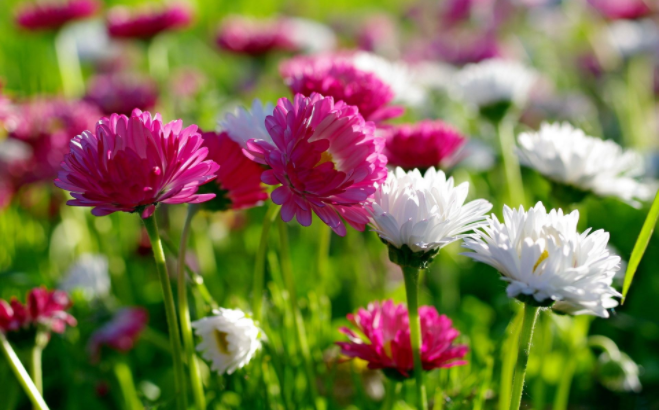
#> input picture opencv-learning/datas/f1.png, 659 x 410 px, found by its file name
$ python 14-filter-match-edge.py
#> lines starting #> are read from the running program, lines starting #| are printed output that depends on the picture
# -*- coding: utf-8 -*-

'''
匹配边缘检测
'''
import cv2
import matplotlib.pyplot as plt
import numpy as np

img = cv2.imread('../datas/f1.png') #直接读为灰度图像
#> img is the input picture: shape (410, 659, 3); mean B, G, R 74.8, 113, 124.3
img = cv2.cvtColor(img,cv2.COLOR_BGR2RGB)
img1 = np.float32(img) #转化数值类型
k1_3x3 = [
        [-1,-1,-1,-1,-1],
        [0,0,0,0,0],
        [1,1,1,1,1],
        ]
k2_3x3 = [
        [-1,0,1],
        [-1,0,1],
        [-1,0,1],
        [-1,0,1],
        [-1,0,1],
        ]


k1 = np.array(k1_3x3,np.float32)
k2 = np.array(k2_3x3,np.float32)


dst1 = cv2.filter2D(img1,-1,k1)
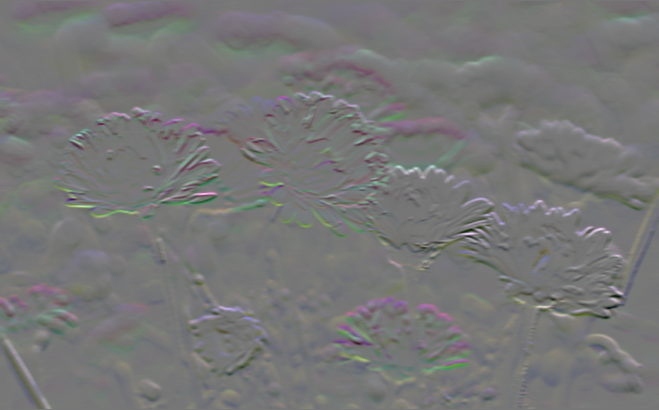
#> dst1: shape (410, 659, 3) float32; mean R, G, B -2.7, -1.5, -1.7; drawn with min black and max white
dst2 = cv2.filter2D(img1,-1,k2)
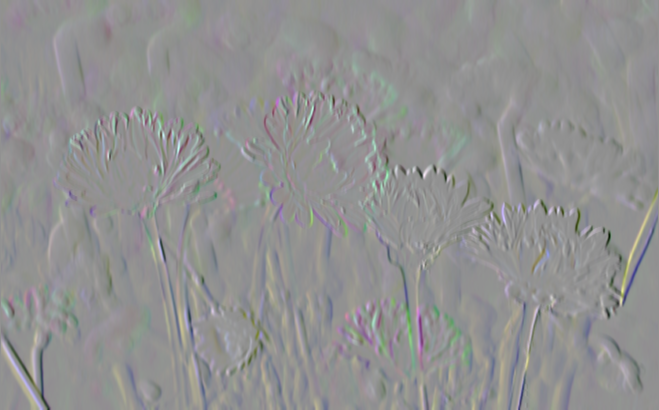
#> dst2: shape (410, 659, 3) float32; mean R, G, B -0.5, -0.1, 0.3; drawn with min black and max white

#cv2.filter2D(src,dst,kernel,auchor=(-1,-1))函数：
#输出图像与输入图像大小相同
#中间的数为-1，输出数值格式的相同plt.figure()
plt.subplot(2,2,1),plt.imshow(np.uint8(img1),'gray')#默认彩色，另一种彩色bgr
plt.subplot(2,2,2),plt.imshow(np.uint8(dst1),'gray')
plt.subplot(2,2,3),plt.imshow(np.uint8(dst2),'gray')

plt.show()
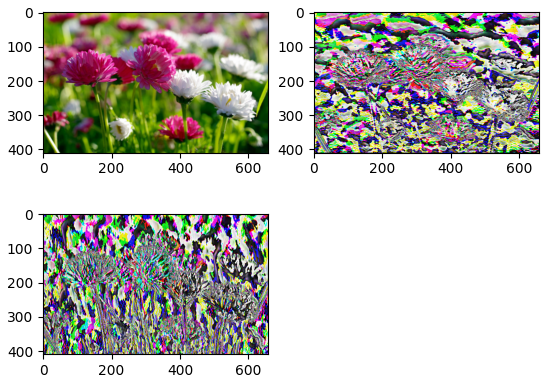
#> figure drawn by matplotlib, 3 panels
#cv2.imshow("DST1",cv2.cvtColor(np.uint8(dst1),cv2.COLOR_BGR2GRAY))
#cv2.waitKey()
#cv2.destroyAllWindows()
